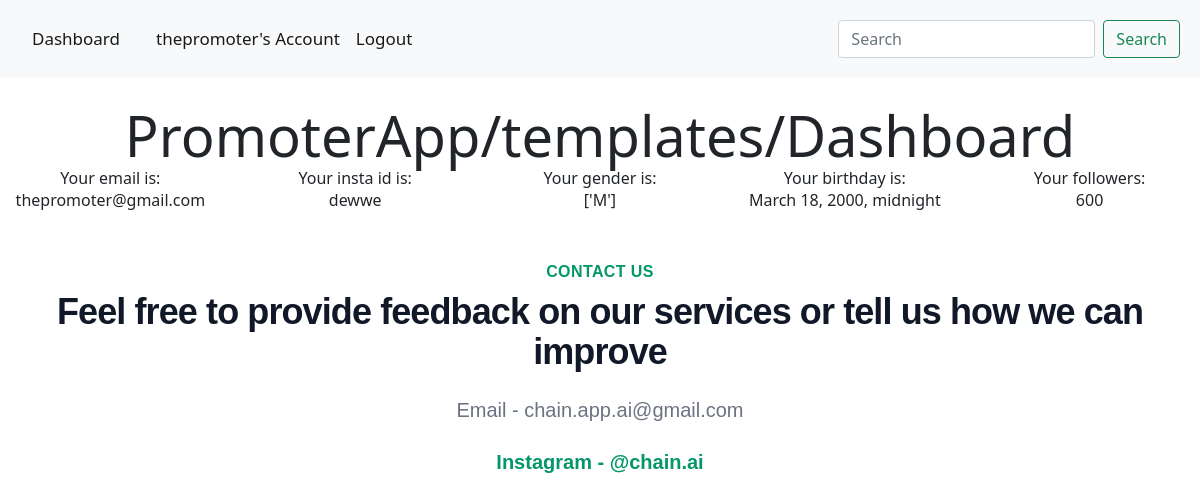
The page /promoters/dashboard/ (signed in) on the database its author committed.
### register/models.py (models this page shows, shortened)
class Account(AbstractBaseUser): # user is an instance of this class call user.#####
  options = [('P','Promoter'), ('C','Company')]
  email = models.EmailField(verbose_name="email", max_length=60, unique=True)
  username = models.CharField(max_length=30, unique=True)
  date_joined = models.DateTimeField(verbose_name='date joined', auto_now_add=True)
  last_login = models.DateTimeField(verbose_name='last login', auto_now=True)
  verified = models.BooleanField(default = False)
  init_form_complete = models.BooleanField(default = False)
  type_client = models.CharField(max_length = 1,choices = options)
  is_admin = models.BooleanField(default=False)
  is_active = models.BooleanField(default=True)
  is_staff = models.BooleanField(default=False)
  is_superuser = models.BooleanField(default=False)
  USERNAME_FIELD = 'email'
  REQUIRED_FIELDS = ['username','type_client']
  objects = MyAccountManager()

### promoters/models.py (models this page shows, shortened)
class user_form(models.Model):
    sex_choices = [('M', 'Male'), ('F', 'Female'), ('O', 'Other')]
    email = models.CharField(max_length=100, default=None)
    instagram_id = models.CharField(max_length=100, default=None)
    sex = models.CharField(max_length=1, choices=sex_choices, blank=True, default=None)
    submission_date = models.DateTimeField(default=None)
    birthday = models.DateTimeField(default=None)
    followers = models.IntegerField(default=None)

### promoters/views.py (the view)
# urls.py: path('dashboard/',views.dashboard, name='company_dashboard'),
def dashboard(request):
    email = request.user.email
    row = user_form.objects.all().filter(email=email).values_list()
    id = row[0][0]  # id
    theemail = row[0][1]  # email
    instagram_id = row[0][2]  # instagram_id
    sex = row[0][3]  # sex
    submission_date = row[0][4]  # submission_date
    birthday = row[0][5]  # birthday
    followers = row[0][6]  # followers
    return render(request, "dashboardpromoter.html", {'email': theemail,
                                                      'all': list(row),
                                                      'instagram_id': instagram_id,
                                                      'sex': sex,
                                                      'submission_date': submission_date,
                                                      'birthday': birthday,
                                                      'followers': followers})

### promoters/templates/dashboardpromoter.html
{% extends "base.html" %}
{% block content %}
{% load static %}
<h1 class='text-center display-4 pt-6'>PromoterApp/templates/Dashboard</h1>
<div class="container_fluid">
<div class="row">
	<div class="col text-center">
		<h1>Your email is: </h1>{{email}}
	</div>
		<div class="col text-center">
		<h1>Your insta id is: </h1>{{instagram_id}}
	</div>
		<div class="col text-center">
		<h1>Your gender is: </h1>{{sex}}
	</div>
		<div class="col text-center">
		<h1>Your birthday is: </h1>{{birthday}}
	</div>
		<div class="col text-center">
		<h1>Your followers: </h1>{{followers}}
	</div>
</div>
</div>
{% endblock %}

### templates/base.html (shortened to what this page needs)
<!DOCTYPE html>
<html>
<head>
  <link href="https://cdn.jsdelivr.net/npm/bootstrap@5.0.0-beta1/dist/css/bootstrap.min.css" rel="stylesheet">
  <link href="https://unpkg.com/tailwindcss@^2/dist/tailwind.min.css" rel="stylesheet">
  <link rel="stylesheet" href="https://cdnjs.cloudflare.com/ajax/libs/Chart.js/2.8.0/Chart.min.css" />
</head>
<body>
<div class="sticky-top">
<nav class="navbar navbar-expand-lg navbar-light p-2 bg-light">
  <div class="container-fluid">
    <div class="collapse navbar-collapse pt-2 pb-2" style="font-size:16px" id="navbarTogglerDemo01">
      {% if request.user.is_authenticated %}
      {% if request.user.type_client == P %}
      <a class="navbar-brand " href="/promoters/">Dashboard</a>
      {%else%}
      <a class="navbar-brand " href="/promoters/">Dashboard</a>
      {%endif%}
      {% else %}
      <a class="navbar-brand " href="/">Chain</a>
      {% endif %}
      <ul class="navbar-nav me-auto mb-2 mb-lg-0" style="font-size:16px">
        {% if request.user.is_authenticated %}
        <li class="nav-item">
          <a class="nav-link active" href="/account">{{ request.user.username }}'s Account  </a>
        </li>
        <li class="nav-item">
          <a class="nav-link active" href="/logout">Logout</a>
        </li>
        {% endif %}
      </ul>
      <form class="d-flex">
        <input class="form-control me-2" type="search" placeholder="Search" aria-label="Search">
        <button class="btn btn-outline-success" type="submit">Search</button>
      </form>
    </div>
  </div>
</nav>
</div>
{% block content %}
{% endblock %}
</body>
<footer>
<div class="contactFooter">
  <center>
    <p>
    </p>
    <p>
    </p>
      <h2 class="text-base text-green-600 font-semibold tracking-wide uppercase">Contact Us</h2>
      <p class="mt-2 text-3xl leading-8 font-extrabold tracking-tight text-gray-900 sm:text-4xl">
        Feel free to provide feedback on our services or tell us how we can improve
      </p>
      <p class="mt-4 max-w-2xl text-xl text-gray-500 lg:mx-auto">
        Email - chain.app.ai@gmail.com
      </p>
      <p class="mt-4 max-w-2xl text-xl font-semibold text-green-600 lg:mx-auto">
        Instagram - @chain.ai
      </p>
    <p>
    </p>
  </center>
</div>
</footer>
</html>

### templates/base.html (style rules this page uses)
body { margin: 0; font-family: "Helvetica"; }
.sticky-top a { color: #f2f2f2; text-align: center; padding: 10px 12px; text-decoration: none; font-size: 17px; }
.contactFooter { font-family: 'Helvetica'; color: black; }

### rows shown on the page
Account: user.username "thepromoter"
user_form: email "thepromoter@gmail.com", instagram "dewwe", sex "['M']", birthday "March 18, 2000, midnight"

### other values the page prints
{{ followers }} "600"
